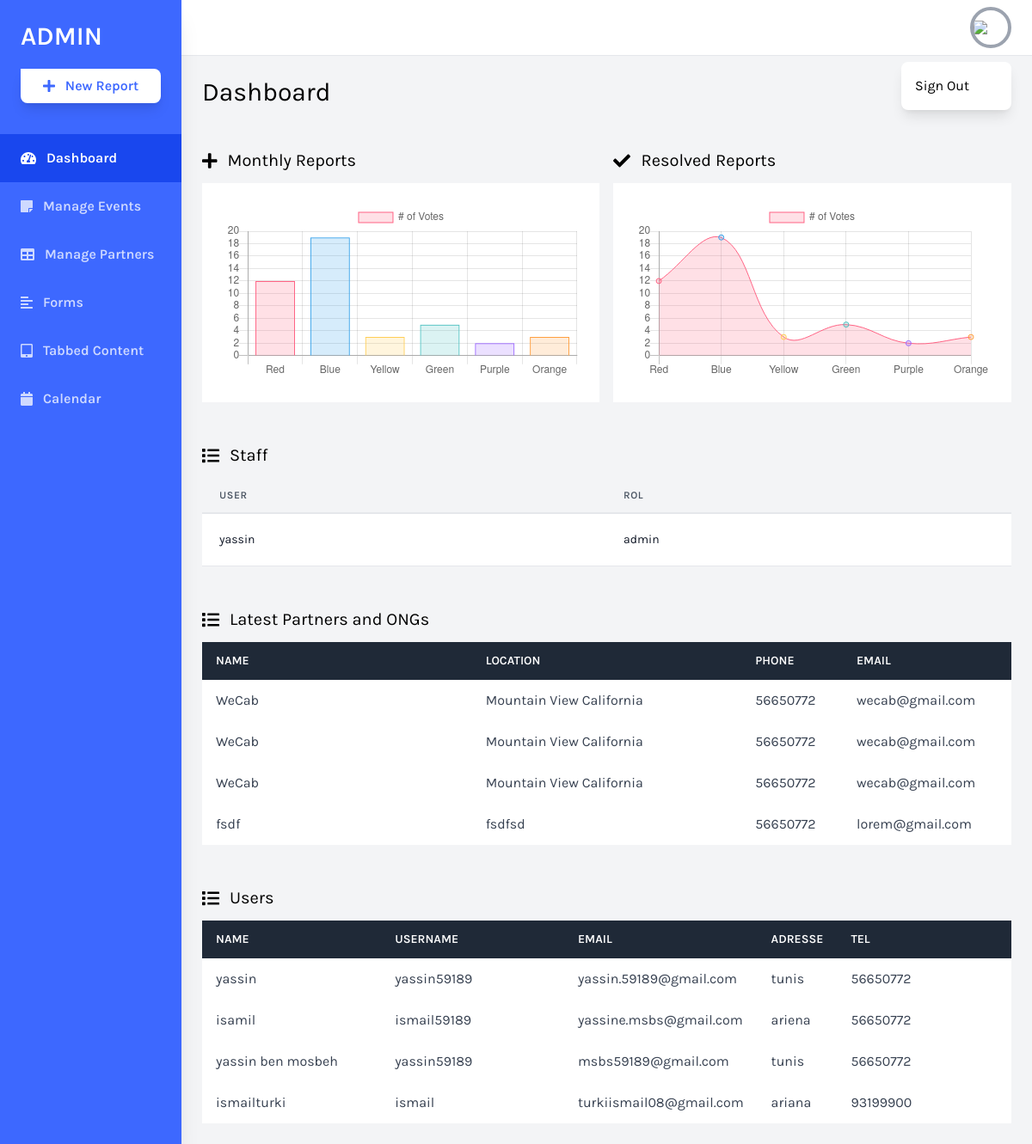
Before: /daskboard/index.php (signed in) with the older database file.
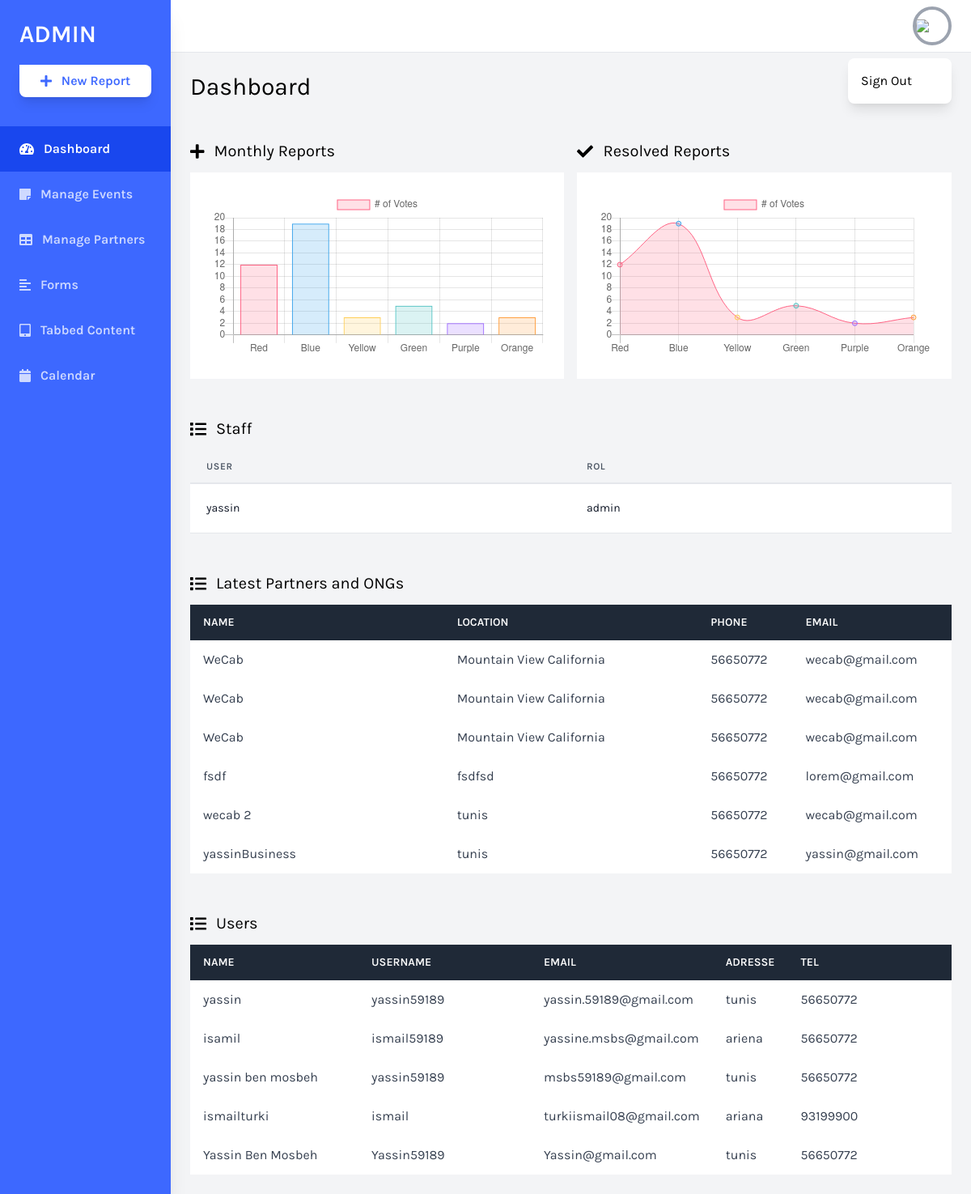
After: the same page with the newer database file.
### tables this page shows
CREATE TABLE `utilisateur` (
  `ID` int(11) NOT NULL,
  `role` varchar(20) NOT NULL,
  `Nom` varchar(20) NOT NULL,
  `username` varchar(20) NOT NULL,
  `Email` varchar(100) NOT NULL,
  `password` varchar(250) NOT NULL,
  `adresse` varchar(50) NOT NULL,
  `tel` varchar(8) NOT NULL
);

CREATE TABLE `partenaires` (
  `IDpartenaire` int(11) NOT NULL,
  `iduser` int(11) NOT NULL,
  `nom` varchar(20) NOT NULL,
  `email` varchar(30) NOT NULL,
  `businessName` varchar(100) NOT NULL,
  `location` varchar(30) NOT NULL,
  `tel` varchar(30) NOT NULL,
  `statue` enum('P','A','D') NOT NULL DEFAULT 'P',
  `dateapplication` timestamp NOT NULL DEFAULT current_timestamp() ON UPDATE current_timestamp(),
  `message` text NOT NULL
);

### daskboard/index.php (the view, shortened to what the changed rows need)
<?php
    include "conn.php";
    $req1 = "select * from utilisateur where role = 'admin'";
    $res1 = mysqli_query($conn, $req1);
    $req2 = "select * from partenaires where statue = 'A' ";
    $res2 = mysqli_query($conn, $req2);
    if(isset($_SESSION['Nom']) && isset($_SESSION['id'])){
?>
<!DOCTYPE html>
<html lang="en">
<head>
    <link href="https://cdnjs.cloudflare.com/ajax/libs/tailwindcss/2.2.19/tailwind.min.css" rel="stylesheet">
</head>
<body class="bg-gray-100 font-family-karla flex">
    <div class="w-full flex flex-col h-screen overflow-y-hidden">
        <div class="w-full overflow-x-hidden border-t flex flex-col">
            <main class="w-full flex-grow p-6">
                <h1 class="text-3xl text-black pb-6">Dashboard</h1>
                <div class="w-full mt-12">
                    <div class="bg-white overflow-auto">
                        <table class="min-w-full leading-normal">
                            <thead>
                                <tr>
                                    <th
                                        class="px-5 py-3 border-b-2 border-gray-200 bg-gray-100 text-left text-xs font-semibold text-gray-600 uppercase tracking-wider">
                                        User
                                    </th>
                                    <th
                                        class="px-5 py-3 border-b-2 border-gray-200 bg-gray-100 text-left text-xs font-semibold text-gray-600 uppercase tracking-wider">
                                        Rol
                                    </th>
                                </tr>
                            </thead>
                            <tbody>
                                <?php
                                while($row=mysqli_fetch_assoc($res1)) {
                                    echo('<tr>
                                    <td class="px-5 py-5 border-b border-gray-200 bg-white text-sm">
                                        <div class="flex items-center">
                                            <div class="">
                                                <p class="text-gray-900 whitespace-no-wrap">'
                                                    .$row["Nom"].'
                                                </p>
                                            </div>
                                        </div>
                                    </td>
                                    <td class="px-5 py-5 border-b border-gray-200 bg-white text-sm">
                                        <p class="text-gray-900 whitespace-no-wrap">'
                                                    .$row["role"].'</p>
                                    </td>
                                </tr>');
                                }
                                ?>
                            </tbody>
                        </table>
                    </div>
                </div>
                <div class="w-full mt-12">
                    <div class="bg-white overflow-auto">
                        <table class="min-w-full bg-white">
                            <thead class="bg-gray-800 text-white">
                                <tr>
                                    <th class="w-1/3 text-left py-3 px-4 uppercase font-semibold text-sm">Name</th>
                                    <th class="w-1/3 text-left py-3 px-4 uppercase font-semibold text-sm">LOCATION</th>
                                    <th class="text-left py-3 px-4 uppercase font-semibold text-sm">Phone</th>
                                    <th class="text-left py-3 px-4 uppercase font-semibold text-sm">Email</th>
                                </tr>
                            </thead>
                            <tbody class="text-gray-700">
                                <?php
                                while($row2=mysqli_fetch_assoc($res2)) {
                                    echo('<tr>
                                    <td class="w-1/3 text-left py-3 px-4">'.$row2['businessName'].'</td>
                                    <td class="w-1/3 text-left py-3 px-4">'.$row2['location'].'</td>
                                    <td class="text-left py-3 px-4"><a class="hover:text-blue-500"
                                            href="tel:622322662">'.$row2['tel'].'</a></td>
                                    <td class="text-left py-3 px-4"><a class="hover:text-blue-500"
                                            href="mailto:jonsmith@mail.com">'.$row2['email'].'</a></td>
                                </tr>');
                                }
                                ?>
                            </tbody>
                        </table>
                    </div>
                </div>
                <div class="w-full mt-12">
                    <div class="bg-white overflow-auto">
                        <table class="min-w-full bg-white">
                            <thead class="bg-gray-800 text-white">
                                <tr>
                                    <th class="w-1/3 text-left py-3 px-4 uppercase font-semibold text-sm">Name</th>
                                    <th class="w-1/3 text-left py-3 px-4 uppercase font-semibold text-sm">Username</th>
                                    <th class="text-left py-3 px-4 uppercase font-semibold text-sm">Email</th>
                                    <th class="text-left py-3 px-4 uppercase font-semibold text-sm">Adresse</th>
                                    <th class="text-left py-3 px-4 uppercase font-semibold text-sm">Tel</th>
                                </tr>
                            </thead>
                            <tbody class="text-gray-700">
                                <?php
                                $usersReq="select * from utilisateur";
                                $usersRes=mysqli_query($conn, $usersReq);
                                while($users=mysqli_fetch_assoc($usersRes)) {
                                    echo('<tr>
                                    <td class="w-1/3 text-left py-3 px-4">'.$users['Nom'].'</td>
                                    <td class="w-1/3 text-left py-3 px-4">'.$users['username'].'</td>
                                    <td class="text-left py-3 px-4"><a class="hover:text-blue-500"
                                            href="tel:622322662">'.$users['Email'].'</a></td>
                                    <td class="text-left py-3 px-4"><a class="hover:text-blue-500"
                                            >'.$users['adresse'].'</a></td>
                                    <td class="w-1/3 text-left py-3 px-4 ">'.$users['tel'].'</td>
                                </tr>');
                                }
                                ?>
                            </tbody>
                        </table>
                    </div>
                </div>
            </main>
        </div>
    </div>
</body>
</html>
<?php
    }else {
        header("Location: login.html");
    }
?>

Changed rows visible on the page:
added partenaires: businessName "wecab 2", location "tunis", tel "56650772", email "wecab@gmail.com"
added partenaires: businessName "yassinBusiness", location "tunis", tel "56650772", email "yassin@gmail.com"
added utilisateur: Nom "Yassin Ben Mosbeh", username "Yassin59189", Email "Yassin@gmail.com", adresse "tunis", tel "56650772"
